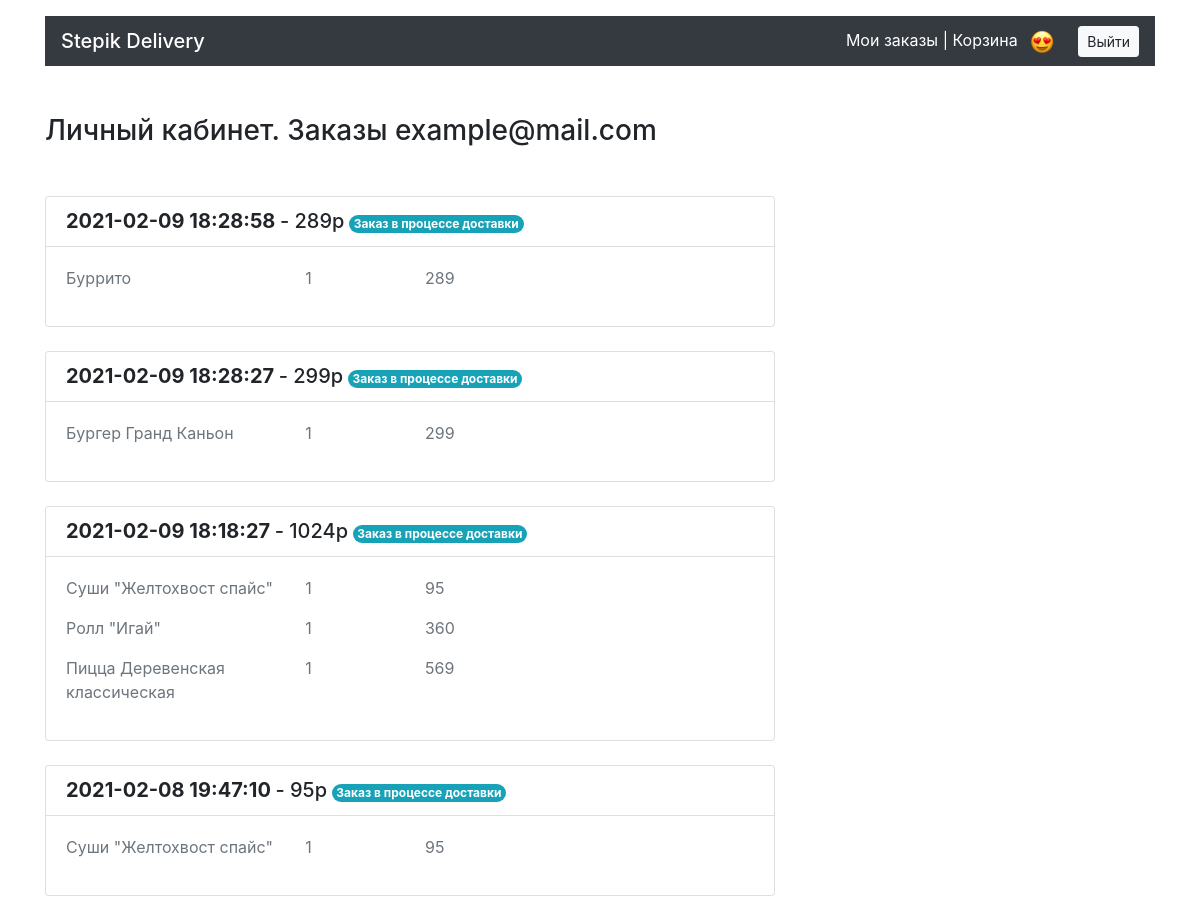
The app's page /account/ (signed in, upper part), older data.
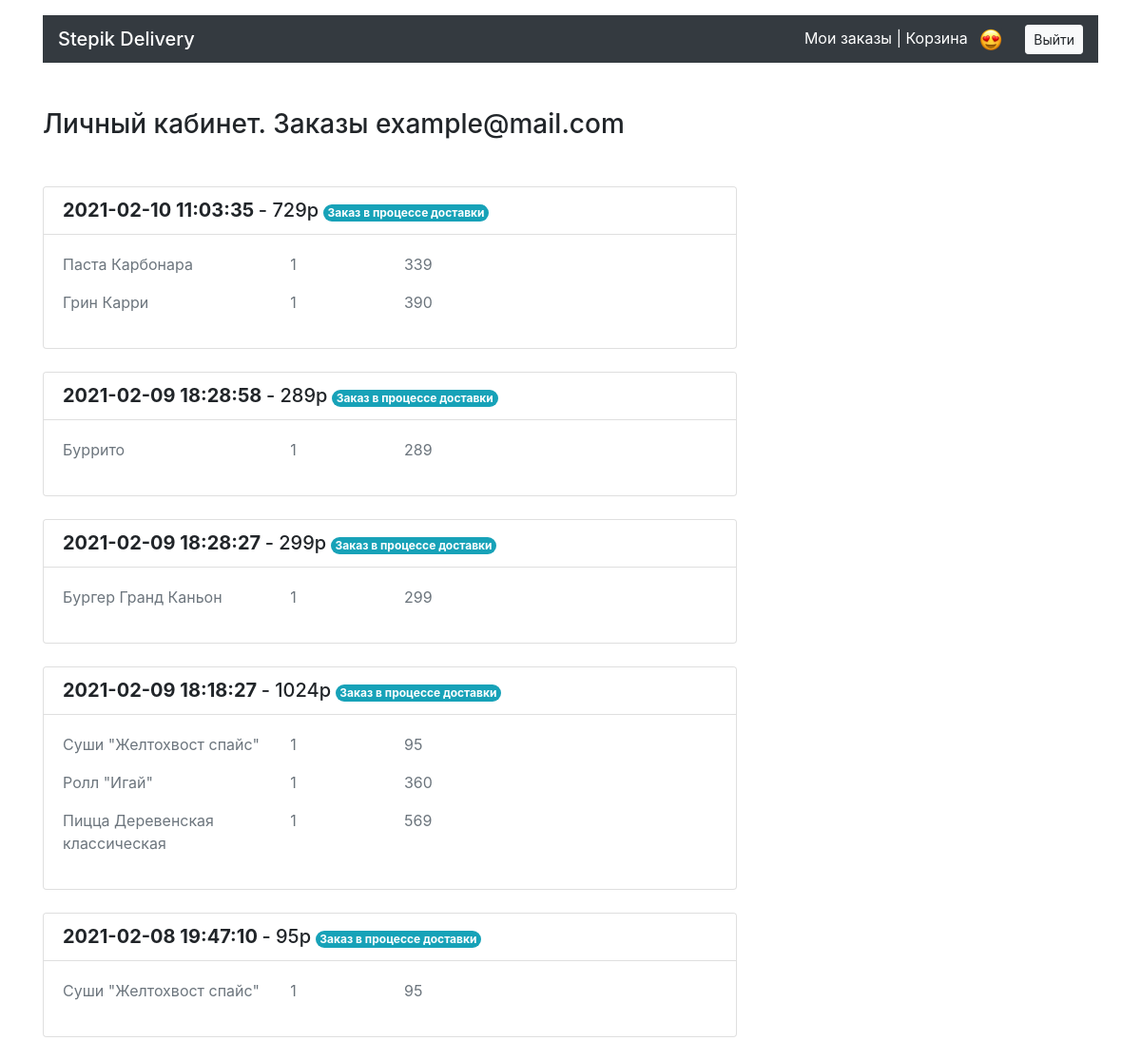
The same page, newer data.
### app.py (models this page shows)
class Order(db.Model):
    __tablename__ = 'orders'
    id = db.Column(db.Integer, primary_key=True)
    name = db.Column(db.String, nullable=False)
    date = db.Column(db.DateTime(timezone=True), server_default=func.now(), nullable=False)
    total = db.Column(db.Integer, nullable=False)
    status = db.Column(db.String, nullable=False)
    email = db.Column(db.String, nullable=False)
    tel = db.Column(db.Integer, nullable=False)
    address = db.Column(db.String, nullable=False)
    user_id = db.Column(db.Integer, db.ForeignKey('users.id'))
    user = db.relationship('User', back_populates='orders')
    dishes = db.relationship('Dish', secondary=dishes_orders_association, back_populates='orders')

class Dish(db.Model):
    __tablename__ = 'dishes'
    id = db.Column(db.Integer, primary_key=True)
    title = db.Column(db.String, nullable=False)
    price = db.Column(db.Integer, nullable=False)
    description = db.Column(db.String, nullable=False)
    picture = db.Column(db.String, nullable=False)
    category = db.relationship('Category', back_populates='meals')
    category_id = db.Column(db.Integer, db.ForeignKey('categories.category_id'), nullable=False)
    orders = db.relationship('Order', secondary=dishes_orders_association, back_populates='dishes')

### app.py (the view)
@app.route('/account/')
def account():
    if session.get('user_id', False):
        user = db.session.query(User).filter(User.id==session['user_id']).first()
        orders = db.session.query(Order).filter(Order.email==user.mail).order_by(Order.date)[::-1]
        return render_template('account.html', user=user, orders=orders)
    return redirect('/auth/')

### templates/account.html (shortened to what this page needs)
{% extends 'base.html' %}
{% block container %}
  <main class="container">
    <section class="row">
      <div class="col-12 col-lg-8">
        <h1 class="h3 my-5">Личный кабинет. Заказы {{ user.mail }}</h1>
       {% for i in orders %}
        <div class="mt-4 card">
          <ul class="list-group list-group-flush">
            <li class="list-group-item">
              <div class="row">
                <div class="col-7 col-lg-9">
                  <span class="h5 font-weight-bold">{{ i.date }}</span>
                  <span class="h5">- {{ i.total }}р</span>
                  {% if i.status == 'a' %}
                  <span class="badge rounded-pill bg-info text-white">Заказ в процессе доставки</span>
                  {% elif i.status == 'b' %}
                  <span class="badge rounded-pill bg-success text-white">Заказ закрыт</span>
                  {% endif %}
                </div>
              </div>
            </li>
            <div class="card-body">
              <div class="row">
                {% for j in i.dishes %}
                <p class="col-4 text-muted">{{ j.title}} </p>
                <p class="col-2 text-muted">1 </p>
                <p class="col-6 text-muted">{{ j.price }} </p>
                {% endfor %}
              </div>
            </div>
          </ul>
        </div>
        {% endfor %}
      </div>
    </section>
  </main>
{% endblock %}

Row changes from the older to the newer data that the page shows:
added Order: date "2021-02-10 11:03:35", total "729", status "Заказ в процессе доставки"
now on this page (row unchanged): Dish: title "Паста Карбонара", price "339", shown under "2021-02-10 11:03:35"
now on this page (row unchanged): Dish: title "Грин Карри", price "390", shown under "2021-02-10 11:03:35"
